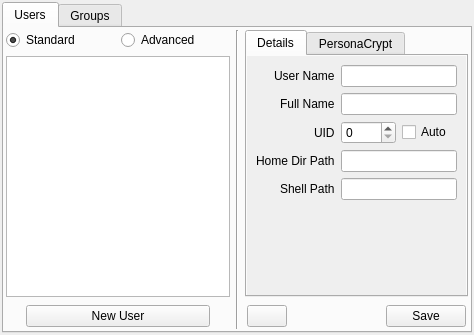
<?xml version="1.0" encoding="UTF-8"?>
<ui version="4.0">
 <class>users_ui</class>
 <widget class="QWidget" name="users_ui">
  <property name="geometry">
   <rect>
    <x>0</x>
    <y>0</y>
    <width>474</width>
    <height>335</height>
   </rect>
  </property>
  <property name="windowTitle">
   <string>Form</string>
  </property>
  <layout class="QGridLayout" name="gridLayout">
   <property name="leftMargin">
    <number>2</number>
   </property>
   <property name="topMargin">
    <number>2</number>
   </property>
   <property name="rightMargin">
    <number>2</number>
   </property>
   <property name="bottomMargin">
    <number>2</number>
   </property>
   <item row="0" column="0">
    <widget class="QTabWidget" name="tabWidget">
     <property name="currentIndex">
      <number>0</number>
     </property>
     <widget class="QWidget" name="tab">
      <attribute name="icon">
       <iconset resource="../../icons/icons.qrc">
        <normaloff>:/icons/black/user.svg</normaloff>:/icons/black/user.svg</iconset>
      </attribute>
      <attribute name="title">
       <string>Users</string>
      </attribute>
      <layout class="QGridLayout" name="gridLayout_2" columnstretch="1,0,1">
       <property name="leftMargin">
        <number>2</number>
       </property>
       <property name="topMargin">
        <number>2</number>
       </property>
       <property name="rightMargin">
        <number>2</number>
       </property>
       <property name="bottomMargin">
        <number>2</number>
       </property>
       <item row="0" column="0">
        <layout class="QHBoxLayout" name="horizontalLayout">
         <item>
          <widget class="QRadioButton" name="radio_standard">
           <property name="sizePolicy">
            <sizepolicy hsizetype="Preferred" vsizetype="Fixed">
             <horstretch>0</horstretch>
             <verstretch>0</verstretch>
            </sizepolicy>
           </property>
           <property name="text">
            <string>Standard</string>
           </property>
           <property name="checked">
            <bool>true</bool>
           </property>
          </widget>
         </item>
         <item>
          <widget class="QRadioButton" name="radio_adv">
           <property name="sizePolicy">
            <sizepolicy hsizetype="Preferred" vsizetype="Fixed">
             <horstretch>0</horstretch>
             <verstretch>0</verstretch>
            </sizepolicy>
           </property>
           <property name="text">
            <string>Advanced</string>
           </property>
          </widget>
         </item>
        </layout>
       </item>
       <item row="0" column="1" rowspan="3">
        <widget class="Line" name="line">
         <property name="orientation">
          <enum>Qt::Vertical</enum>
         </property>
        </widget>
       </item>
       <item row="0" column="2" rowspan="2">
        <widget class="QTabWidget" name="tabWidget_2">
         <property name="currentIndex">
          <number>0</number>
         </property>
         <widget class="QWidget" name="tab_user_details">
          <attribute name="title">
           <string>Details</string>
          </attribute>
          <layout class="QVBoxLayout" name="verticalLayout_2">
           <property name="leftMargin">
            <number>0</number>
           </property>
           <property name="topMargin">
            <number>0</number>
           </property>
           <property name="rightMargin">
            <number>0</number>
           </property>
           <property name="bottomMargin">
            <number>0</number>
           </property>
           <item>
            <widget class="QScrollArea" name="scrollArea">
             <property name="frameShape">
              <enum>QFrame::NoFrame</enum>
             </property>
             <property name="widgetResizable">
              <bool>true</bool>
             </property>
             <widget class="QWidget" name="scrollAreaWidgetContents">
              <property name="geometry">
               <rect>
                <x>0</x>
                <y>0</y>
                <width>219</width>
                <height>227</height>
               </rect>
              </property>
              <layout class="QFormLayout" name="formLayout_2">
               <property name="labelAlignment">
                <set>Qt::AlignRight|Qt::AlignTrailing|Qt::AlignVCenter</set>
               </property>
               <item row="0" column="0">
                <widget class="QLabel" name="label">
                 <property name="text">
                  <string>User Name</string>
                 </property>
                </widget>
               </item>
               <item row="0" column="1">
                <widget class="QLineEdit" name="line_user_name"/>
               </item>
               <item row="1" column="0">
                <widget class="QLabel" name="label_2">
                 <property name="text">
                  <string>Full Name</string>
                 </property>
                </widget>
               </item>
               <item row="1" column="1">
                <widget class="QLineEdit" name="line_user_comment"/>
               </item>
               <item row="2" column="0">
                <widget class="QLabel" name="label_3">
                 <property name="text">
                  <string>UID</string>
                 </property>
                </widget>
               </item>
               <item row="2" column="1">
                <layout class="QHBoxLayout" name="horizontalLayout_5">
                 <item>
                  <widget class="QSpinBox" name="spin_user_uid"/>
                 </item>
                 <item>
                  <widget class="QCheckBox" name="check_user_autouid">
                   <property name="text">
                    <string>Auto</string>
                   </property>
                  </widget>
                 </item>
                </layout>
               </item>
               <item row="3" column="0">
                <widget class="QLabel" name="label_4">
                 <property name="text">
                  <string>Home Dir Path</string>
                 </property>
                </widget>
               </item>
               <item row="3" column="1">
                <widget class="QLineEdit" name="line_user_home"/>
               </item>
               <item row="4" column="0">
                <widget class="QLabel" name="label_5">
                 <property name="text">
                  <string>Shell Path</string>
                 </property>
                </widget>
               </item>
               <item row="4" column="1">
                <widget class="QLineEdit" name="line_user_shell"/>
               </item>
              </layout>
             </widget>
            </widget>
           </item>
          </layout>
         </widget>
         <widget class="QWidget" name="tab_4">
          <attribute name="title">
           <string>PersonaCrypt</string>
          </attribute>
          <layout class="QVBoxLayout" name="verticalLayout">
           <property name="leftMargin">
            <number>0</number>
           </property>
           <property name="topMargin">
            <number>0</number>
           </property>
           <property name="rightMargin">
            <number>0</number>
           </property>
           <property name="bottomMargin">
            <number>0</number>
           </property>
           <item>
            <widget class="QScrollArea" name="scrollArea_2">
             <property name="widgetResizable">
              <bool>true</bool>
             </property>
             <widget class="QWidget" name="scrollAreaWidgetContents_2">
              <property name="geometry">
               <rect>
                <x>0</x>
                <y>0</y>
                <width>217</width>
                <height>225</height>
               </rect>
              </property>
              <layout class="QVBoxLayout" name="verticalLayout_3">
               <property name="leftMargin">
                <number>2</number>
               </property>
               <property name="topMargin">
                <number>2</number>
               </property>
               <property name="rightMargin">
                <number>2</number>
               </property>
               <property name="bottomMargin">
                <number>2</number>
               </property>
               <item>
                <widget class="QCheckBox" name="check_pc_disable">
                 <property name="text">
                  <string>Disable PersonaCrypt</string>
                 </property>
                </widget>
               </item>
               <item>
                <widget class="QGroupBox" name="group_pc_enable">
                 <property name="title">
                  <string>Enable PersonaCrypt</string>
                 </property>
                 <property name="checkable">
                  <bool>true</bool>
                 </property>
                 <property name="checked">
                  <bool>true</bool>
                 </property>
                 <layout class="QFormLayout" name="formLayout">
                  <property name="leftMargin">
                   <number>2</number>
                  </property>
                  <property name="topMargin">
                   <number>2</number>
                  </property>
                  <property name="rightMargin">
                   <number>2</number>
                  </property>
                  <property name="bottomMargin">
                   <number>2</number>
                  </property>
                  <item row="1" column="0">
                   <widget class="QLabel" name="label_6">
                    <property name="text">
                     <string>Password</string>
                    </property>
                   </widget>
                  </item>
                  <item row="1" column="1">
                   <widget class="QLineEdit" name="line_pc_password"/>
                  </item>
                  <item row="2" column="0">
                   <widget class="QLabel" name="label_7">
                    <property name="text">
                     <string>Device</string>
                    </property>
                   </widget>
                  </item>
                  <item row="2" column="1">
                   <widget class="QComboBox" name="combo_pc_device"/>
                  </item>
                  <item row="0" column="0" colspan="2">
                   <widget class="QRadioButton" name="radio_pc_init">
                    <property name="text">
                     <string>Initialize Device</string>
                    </property>
                    <property name="checked">
                     <bool>true</bool>
                    </property>
                   </widget>
                  </item>
                  <item row="3" column="0" colspan="2">
                   <widget class="QRadioButton" name="radio_pc_import">
                    <property name="text">
                     <string>Import Key</string>
                    </property>
                   </widget>
                  </item>
                  <item row="4" column="0">
                   <widget class="QLabel" name="label_8">
                    <property name="text">
                     <string>Key File</string>
                    </property>
                   </widget>
                  </item>
                  <item row="4" column="1">
                   <layout class="QHBoxLayout" name="horizontalLayout_4">
                    <property name="spacing">
                     <number>2</number>
                    </property>
                    <item>
                     <widget class="QLineEdit" name="line_pc_key"/>
                    </item>
                    <item>
                     <widget class="QToolButton" name="tool_pc_findkey">
                      <property name="text">
                       <string>...</string>
                      </property>
                      <property name="icon">
                       <iconset resource="../../icons/icons.qrc">
                        <normaloff>:/icons/black/document.svg</normaloff>:/icons/black/document.svg</iconset>
                      </property>
                     </widget>
                    </item>
                   </layout>
                  </item>
                 </layout>
                </widget>
               </item>
              </layout>
             </widget>
            </widget>
           </item>
          </layout>
         </widget>
        </widget>
       </item>
       <item row="1" column="0">
        <widget class="QListWidget" name="listWidget">
         <property name="sizePolicy">
          <sizepolicy hsizetype="Preferred" vsizetype="Expanding">
           <horstretch>0</horstretch>
           <verstretch>0</verstretch>
          </sizepolicy>
         </property>
        </widget>
       </item>
       <item row="2" column="0">
        <layout class="QHBoxLayout" name="horizontalLayout_3">
         <item>
          <spacer name="horizontalSpacer_2">
           <property name="orientation">
            <enum>Qt::Horizontal</enum>
           </property>
           <property name="sizeType">
            <enum>QSizePolicy::Preferred</enum>
           </property>
           <property name="sizeHint" stdset="0">
            <size>
             <width>20</width>
             <height>20</height>
            </size>
           </property>
          </spacer>
         </item>
         <item>
          <widget class="QPushButton" name="push_user_new">
           <property name="sizePolicy">
            <sizepolicy hsizetype="Preferred" vsizetype="Fixed">
             <horstretch>0</horstretch>
             <verstretch>0</verstretch>
            </sizepolicy>
           </property>
           <property name="text">
            <string>New User</string>
           </property>
           <property name="icon">
            <iconset resource="../../icons/icons.qrc">
             <normaloff>:/icons/black/plus.svg</normaloff>:/icons/black/plus.svg</iconset>
           </property>
          </widget>
         </item>
         <item>
          <spacer name="horizontalSpacer_3">
           <property name="orientation">
            <enum>Qt::Horizontal</enum>
           </property>
           <property name="sizeType">
            <enum>QSizePolicy::Preferred</enum>
           </property>
           <property name="sizeHint" stdset="0">
            <size>
             <width>20</width>
             <height>20</height>
            </size>
           </property>
          </spacer>
         </item>
        </layout>
       </item>
       <item row="2" column="2">
        <layout class="QHBoxLayout" name="horizontalLayout_2">
         <property name="leftMargin">
          <number>2</number>
         </property>
         <property name="topMargin">
          <number>2</number>
         </property>
         <property name="rightMargin">
          <number>2</number>
         </property>
         <property name="bottomMargin">
          <number>2</number>
         </property>
         <item>
          <widget class="QPushButton" name="push_user_remove">
           <property name="text">
            <string/>
           </property>
           <property name="icon">
            <iconset resource="../../icons/icons.qrc">
             <normaloff>:/icons/black/minus.svg</normaloff>:/icons/black/minus.svg</iconset>
           </property>
          </widget>
         </item>
         <item>
          <spacer name="horizontalSpacer">
           <property name="orientation">
            <enum>Qt::Horizontal</enum>
           </property>
           <property name="sizeHint" stdset="0">
            <size>
             <width>40</width>
             <height>20</height>
            </size>
           </property>
          </spacer>
         </item>
         <item>
          <widget class="QPushButton" name="push_user_save">
           <property name="text">
            <string>Save</string>
           </property>
           <property name="icon">
            <iconset resource="../../icons/icons.qrc">
             <normaloff>:/icons/black/download.svg</normaloff>:/icons/black/download.svg</iconset>
           </property>
          </widget>
         </item>
        </layout>
       </item>
      </layout>
     </widget>
     <widget class="QWidget" name="tab_2">
      <attribute name="icon">
       <iconset resource="../../icons/icons.qrc">
        <normaloff>:/icons/black/user2.svg</normaloff>:/icons/black/user2.svg</iconset>
      </attribute>
      <attribute name="title">
       <string>Groups</string>
      </attribute>
     </widget>
    </widget>
   </item>
  </layout>
 </widget>
 <resources>
  <include location="../../icons/icons.qrc"/>
 </resources>
 <connections/>
</ui>
